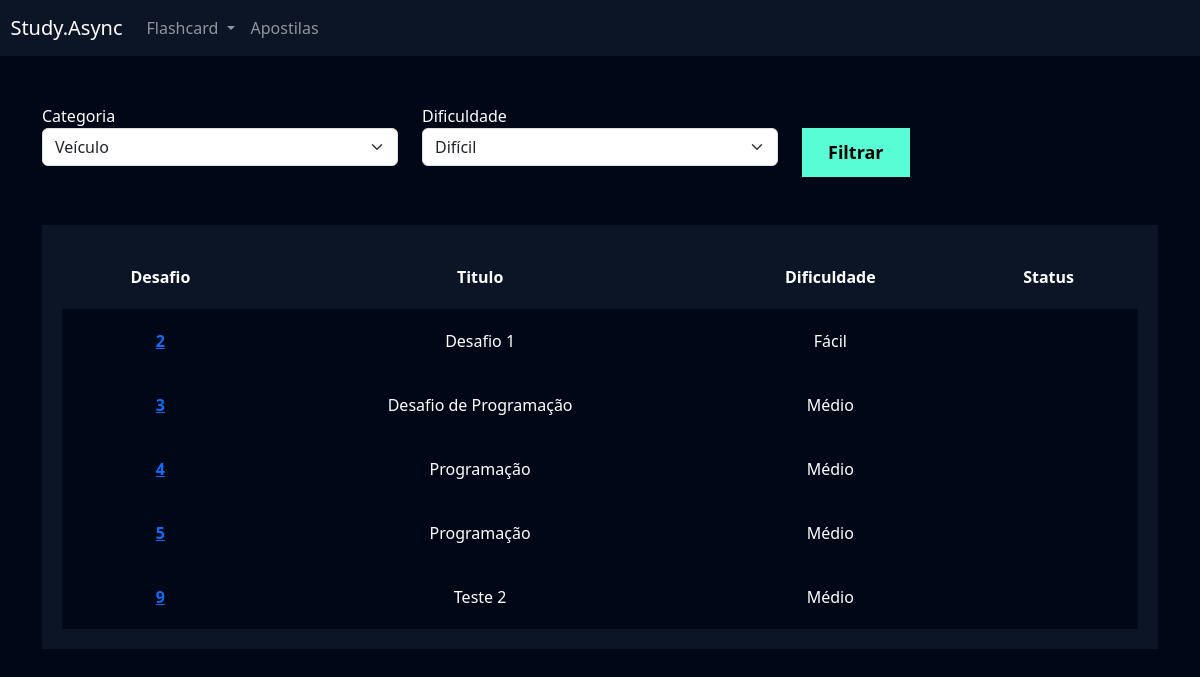
The page /flashcard/listar_desafio/ (signed in) on the database its author committed.
### flashcard/models.py (models this page shows, shortened)
class Desafio(models.Model):
    user = models.ForeignKey(User, on_delete=models.DO_NOTHING)
    titulo = models.CharField(max_length=100)
    categoria = models.ManyToManyField(Categoria)
    quantidade_perguntas = models.IntegerField()
    dificuldade = models.CharField(max_length=1, choices=Flashcard.DIFICULDADE_CHOICES)
    flashcards = models.ManyToManyField(FlashcardDesafio)

### flashcard/views.py (the view)
# urls.py: path('listar_desafio/', listar_desafio, name='listar_desafio'),
def listar_desafio(request):
    desafios = Desafio.objects.filter(user=request.user)
    categorias = Categoria.objects.all()
    dificuldades = Flashcard.DIFICULDADE_CHOICES
    context = {
        'desafios': desafios,
        'categorias': categorias,
        'dificuldades': dificuldades,
    }
    return render(request, 'listar_desafio.html', context)

### flashcard/templates/listar_desafio.html (shortened to what this page needs)
{% extends "base.html" %}
{% load static %}
{% block 'cabecalho' %}
<link href="{% static 'usuarios/css/cadastro.css' %}" rel="stylesheet">
<link href="{% static 'flashcard/css/novo_flashcard.css' %}" rel="stylesheet">
<link href="{% static 'flashcard/css/iniciar_desafio.css' %}" rel="stylesheet">
<link href="{% static 'flashcard/css/desafio.css' %}" rel="stylesheet">
<link href='https://unpkg.com/boxicons@2.1.4/css/boxicons.min.css' rel='stylesheet'>
{% endblock 'cabecalho' %}
{% block 'conteudo' %}
{% include 'partials/header.html' %}
<div class="container">
    <br>
    <br>
    <div class="row">
        <div class="col-md">
            <form action="" method="GET">
                <label for="">Categoria</label>
                <select name="categoria" class="form-select">
                    {% for categoria in categorias %}
                        <option value="{{categoria.id}}">
                            {{categoria.nome}}
                        </option>
                    {% endfor %}
                </select>
        </div>
        <div class="col-md">
            <label for="">Dificuldade</label>
            <select name="dificuldade" class="form-select">
                {% for dificuldade in dificuldades %}
                    <option value="{{dificuldade.0}}">
                        {{dificuldade.1}}
                    </option>
                {% endfor %}
            </select>
        </div>
        <div class="col-md">
            <br>
            <input type="submit" value="Filtrar" class="btn-cadastro">
        </div>
    </div>
    <br>
    <br>
    <div class="box-listar">
        <table>
            <thead>
                <tr>
                    <th scope="col">Desafio</th>
                    <th scope="col">Titulo</th>
                    <th scope="col">Dificuldade</th>
                    <th scope="col">Status</th>
                </tr>
            </thead>
            <tbody>
                {% for desafio in desafios %}
                <tr class="linha">
                    <th><a href="{% url 'desafio' desafio.id %}">{{desafio.id}}</a></th>
                    <td>{{desafio.titulo}}</td>
                    <td>{{desafio.get_dificuldade_display}}</td>
                    <td>{{desafio.status}}</td>
                </tr>
                {% endfor %}
            </tbody>
        </table>
    </div>
</div>
{% endblock 'conteudo' %}

### templates/base.html (shortened to what this page needs)
{% load static %}
<!DOCTYPE html>
<html lang="en">
<head>
    {% block 'cabecalho' %} {% endblock %}
    <link href="https://cdn.jsdelivr.net/npm/bootstrap@5.3.2/dist/css/bootstrap.min.css" rel="stylesheet" />
    <link href="{% static 'geral/css/base.css' %}" rel="stylesheet">
</head>
<body>
    {% block 'conteudo' %}{% endblock %}
</body>
</html>

### templates/partials/header.html (shortened to what this page needs)
<nav style="background-color: var(--main-color)" class="navbar navbar-expand-lg navbar-dark">
    <a class="navbar-brand" href="#">&nbsp&nbspStudy.Async</a>
    <div class="collapse navbar-collapse" id="navbarNav">
        <ul class="navbar-nav">
            <li class="nav-item dropdown">
                <a class="nav-link dropdown-toggle" href="#" id="navbarDropdown" role="button" data-bs-toggle="dropdown"
                    aria-expanded="false">
                    Flashcard
                </a>
            </li>
            <li class="nav-item">
                <a class="nav-link" href="{% url 'adicionar_apostilas' %}">Apostilas</a>
            </li>
        </ul>
    </div>
</nav>

### templates/static/usuarios/css/cadastro.css (style rules this page uses)
* { margin: 0; padding: 0; }
.btn-cadastro { padding: 10px; background-color: #58fcd5; border: none; border: 1px solid #58fcd5; font-size: 18px; font-weight: bold; padding-left: 25px; padding-right: 25px; }

### templates/static/flashcard/css/desafio.css (style rules this page uses)
.box-listar { background-color: #0b1526; padding: 20px; }
table { width: 100%; padding: 20px; text-align: center; }
.linha { height: 40px; background-color: var(--dark-color); padding: 20px; }
td, th { padding: 20px; }
tr { background-color: var(--main-color); }

### templates/static/geral/css/base.css (style rules this page uses)
:root { --main-color: #0b1526; --dark-color: #000716; --secondary-dark-color: rgb(15, 2, 26); --light-color: #00c1f3; --contrast-color: #f4c96b; --differential-color: #58fcd5; }
body { background-color: var(--dark-color) !important; color: white !important; }

### rows shown on the page
Desafio: id "2", titulo "Desafio 1", dificuldade "Fácil"
Desafio: id "3", titulo "Desafio de Programação", dificuldade "Médio"
Desafio: id "4", titulo "Programação", dificuldade "Médio"
Desafio: id "5", titulo "Programação", dificuldade "Médio"
Desafio: id "9", titulo "Teste 2", dificuldade "Médio"

### other values the page prints
form field categoria "Veículo"
form field dificuldade "Difícil"
